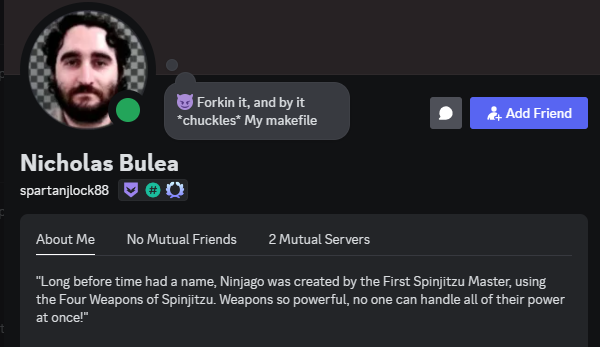
//> input picture build/Release/image.jpg, 600 x 347 px, given in place of the camera
$ ./detectionexample   (built with g++ and OpenCV 4)
//> lines starting //> are read from the running program, lines starting //| are printed output that depends on the picture; after the words box and inside, x2 and y2 are one past the last pixel; in counts of white or black regions, pixels touching at a corner belong together
//> further down, frame is the input picture: 347 rows x 600 cols, CV_8UC3; mean B, G, R 47.1, 42.3, 42.3
#include <opencv2/opencv.hpp>   // Main OpenCV header - includes most common functionality
#include <iostream>

// Image Processing Function
// This function demonstrates common image processing operations
// [128 lines left out: functions processFrame, detectCircles, objectDetection, not called in this run]

/* Build and Installation Notes:

Ubuntu/Debian:
-------------
1. Install OpenCV:
   sudo apt update
   sudo apt install libopencv-dev

2. Compile:
   g++ -o webcam_app main.cpp `pkg-config --cflags --libs opencv4`

Windows:
--------
1. Install OpenCV using vcpkg:
   vcpkg install opencv4:x64-windows

2. Compile with Visual Studio or:
   g++ -o webcam_app main.cpp -I"C:\opencv\include" -L"C:\opencv\lib" -lopencv_core440 -lopencv_highgui440 -lopencv_imgproc440

macOS:
------
1. Install using Homebrew:
   brew install opencv

2. Compile:
   g++ -o webcam_app main.cpp `pkg-config --cflags --libs opencv4`
*/

// This function will be called from main() to set up all display windows
void setupWindows() {
    // Create windows with specific sizes and positions
    // WINDOW_NORMAL allows us to resize windows manually
    cv::namedWindow("Original Feed", cv::WINDOW_NORMAL);
    cv::namedWindow("Grayscale", cv::WINDOW_NORMAL);
    cv::namedWindow("Processed", cv::WINDOW_NORMAL);
    cv::namedWindow("Detection Results", cv::WINDOW_NORMAL);

    // Move windows to specific positions on screen
    // This prevents windows from overlapping
    cv::moveWindow("Original Feed", 0, 0);        // Top-left
    cv::moveWindow("Grayscale", 640, 0);         // Top-right
    cv::moveWindow("Processed", 0, 520);         // Bottom-left
    cv::moveWindow("Detection Results", 640, 520); // Bottom-right

    // Optionally resize windows to specific dimensions
    cv::resizeWindow("Original Feed", 640, 480);
    cv::resizeWindow("Grayscale", 640, 480);
    cv::resizeWindow("Processed", 640, 480);
    cv::resizeWindow("Detection Results", 640, 480);
}

// Enhanced version of detectCircles with visualization windows
void enhancedDetectCircles(cv::Mat& frame) {
    // Store a copy of the original frame for display
    cv::Mat originalFrame = frame.clone();

    // 1. Convert to grayscale - First processing step
    cv::Mat gray;
    cv::cvtColor(frame, gray, cv::COLOR_BGR2GRAY);
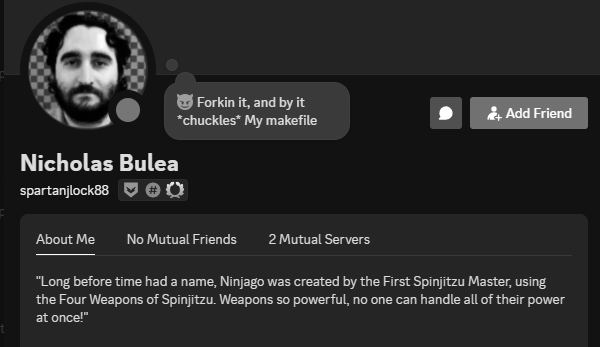
//> gray: 347 rows x 600 cols, CV_8UC1; min 0, max 255, mean 43
    // Display grayscale version
    cv::imshow("Grayscale", gray);

    // 2. Create a processed view that will show all our processing steps
    cv::Mat processed = gray.clone();

    // 3. Apply Gaussian blur
    // Create a copy for the processed view
    cv::Mat blurred;
    cv::GaussianBlur(gray, blurred, cv::Size(9, 9), 2, 2);
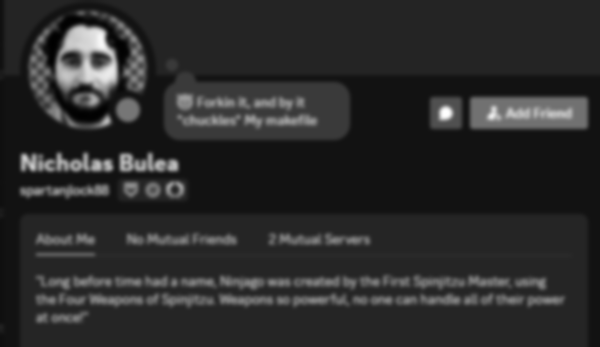
//> blurred: 347 rows x 600 cols, CV_8UC1; min 0, max 255, mean 43
    // Show the blurred image in processed window
    cv::imshow("Processed", blurred);

    // 4. Detect circles
    std::vector<cv::Vec3f> circles;
    cv::HoughCircles(blurred, circles, cv::HOUGH_GRADIENT, 1,
                     blurred.rows/8,  // Minimum distance between circles
                     100, 30,         // Edge detection parameters
                     20, 100          // Min/Max radius
    );
//> circles = 3 circles (x, y, radius): [86.5, 68.5, 58.1], [216.5, 209.5, 93.8], [154.5, 161.5, 35.5]

    // 5. Create a final detection display
    cv::Mat detectionDisplay = originalFrame.clone();

    // Draw detected circles on both the original frame and detection display
    for(size_t i = 0; i < circles.size(); i++) {
        cv::Vec3i c = circles[i];
        cv::Point center = cv::Point(c[0], c[1]);
        int radius = c[2];

        // Draw on detection display
        // Circle center (green dot)
        cv::circle(detectionDisplay, center, 3, cv::Scalar(0,255,0), -1);
        // Circle outline (red)
        cv::circle(detectionDisplay, center, radius, cv::Scalar(0,0,255), 3);

        // Add text with circle information
        std::string info = "R=" + std::to_string(radius);
        cv::putText(detectionDisplay, info,
                    cv::Point(center.x - 20, center.y + radius + 20),
                    cv::FONT_HERSHEY_SIMPLEX, 0.5, cv::Scalar(255,0,0), 2);

        // Draw on original frame for main display
        cv::circle(frame, center, radius, cv::Scalar(0,0,255), 3);
    }
//> this loop made 3 passes
//> (center, radius, info) on passes 1 to 3: (Point(86, 68), 58, "R=58"), (Point(216, 210), 94, "R=94"), (Point(154, 162), 36, "R=36")
//> pass 1, in enhancedDetectCircles, `cv::putText(detectionDisplay, info, cv::Point(center.x - 20, center.y ..`:
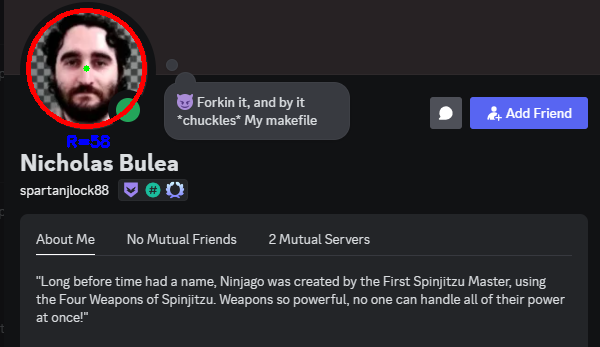
//> detectionDisplay: 347 rows x 600 cols, CV_8UC3; 1.03% of pixels changed, all inside (x1, y1, x2, y2) = (26, 8, 147, 148)
//> pass 2, in enhancedDetectCircles, `cv::putText(detectionDisplay, info, cv::Point(center.x - 20, center.y ..`:
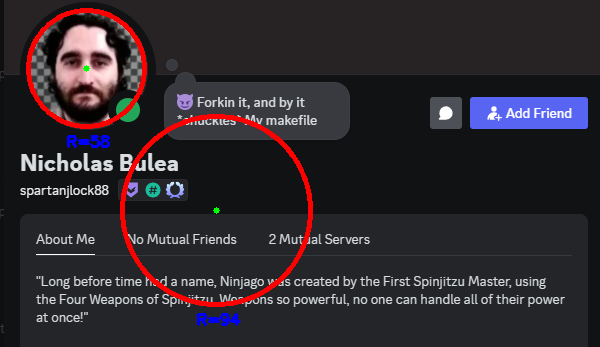
//> detectionDisplay: 347 rows x 600 cols, CV_8UC3; 1.58% of pixels changed, all inside (x1, y1, x2, y2) = (120, 114, 313, 326)
//> pass 3, in enhancedDetectCircles, `cv::putText(detectionDisplay, info, cv::Point(center.x - 20, center.y ..`:
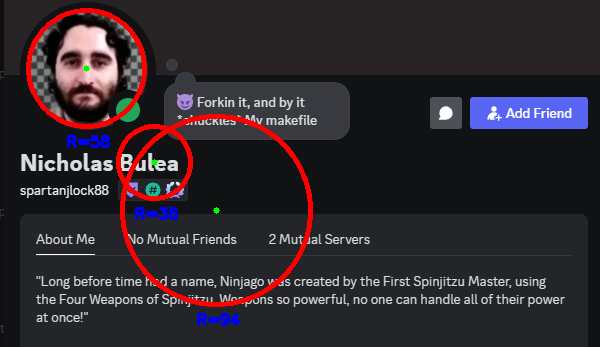
//> detectionDisplay: 347 rows x 600 cols, CV_8UC3; 0.68% of pixels changed, all inside (x1, y1, x2, y2) = (116, 124, 193, 220)
//> after the loop:
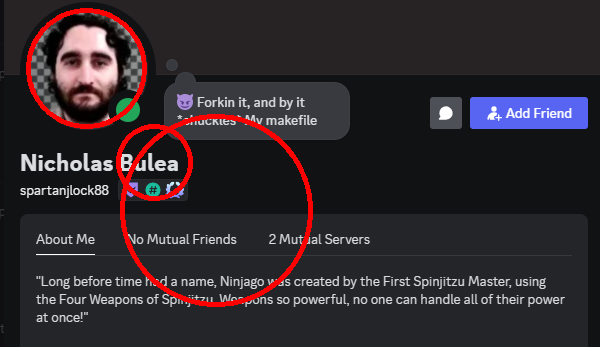
//> frame: 347 rows x 600 cols, CV_8UC3; 2.77% of pixels changed, all inside (x1, y1, x2, y2) = (26, 8, 313, 307)

    // Display results
    cv::imshow("Detection Results", detectionDisplay);
    cv::imshow("Original Feed", frame);
}

// Enhanced Object Detection with visualization
// [73 lines left out: function enhancedObjectDetection, not called in this run]

int main(void) {
    // VideoCapture is the OpenCV class for capturing video
    // The argument 0 specifies the first available camera (usually built-in webcam)
    // You can use 1, 2, etc. for additional cameras, or a string for video files ("video.mp4")
    cv::VideoCapture cap(0);

    // isOpened() checks if the camera was successfully initialized
    // This is important because the camera might be in use by another program
    // or might not exist
    if (!cap.isOpened()) {
        std::cout << "Error: Could not open camera. Check if:" << std::endl;
        std::cout << "  1. Your camera is connected" << std::endl;
        std::cout << "  2. Another program isn't using it" << std::endl;
        std::cout << "  3. You have permission to access the camera" << std::endl;
        return -1;
    }

    // Set up all our display windows
    setupWindows();

    // Optional: Add trackbars for parameter adjustment
    int minRadius = 20;
    int maxRadius = 100;
    cv::createTrackbar("Min Radius", "Detection Results", &minRadius, 100);
    cv::createTrackbar("Max Radius", "Detection Results", &maxRadius, 200);

    while (true) {
        // Mat (Matrix) is OpenCV's basic image container
        // It can store images in various formats (RGB, grayscale, etc.)
        cv::Mat frame;

        // cap.read() captures a new frame from the camera
        // The frame is stored in the Mat object we created
        cap.read(frame);

        // Always check if the frame is valid
        // Frames might be invalid if the camera is disconnected or malfunctioning
        if (frame.empty()) {
            std::cout << "Error: No frame received from camera" << std::endl;
            break;
        }

        // Use our enhanced detection function
        enhancedDetectCircles(frame);

        // Wait for 25ms and check if a key was pressed
        // The 25ms wait helps control the frame rate
        // Returns -1 if no key was pressed, or the ASCII value of the pressed key
        char c = (char)cv::waitKey(25);
//> the Esc key is pressed

        // 27 is the ASCII value for the ESC key
        if (c == 27)
            break;
    }

    // Cleanup
    cap.release();
    cv::destroyAllWindows();
    return 0;
}
